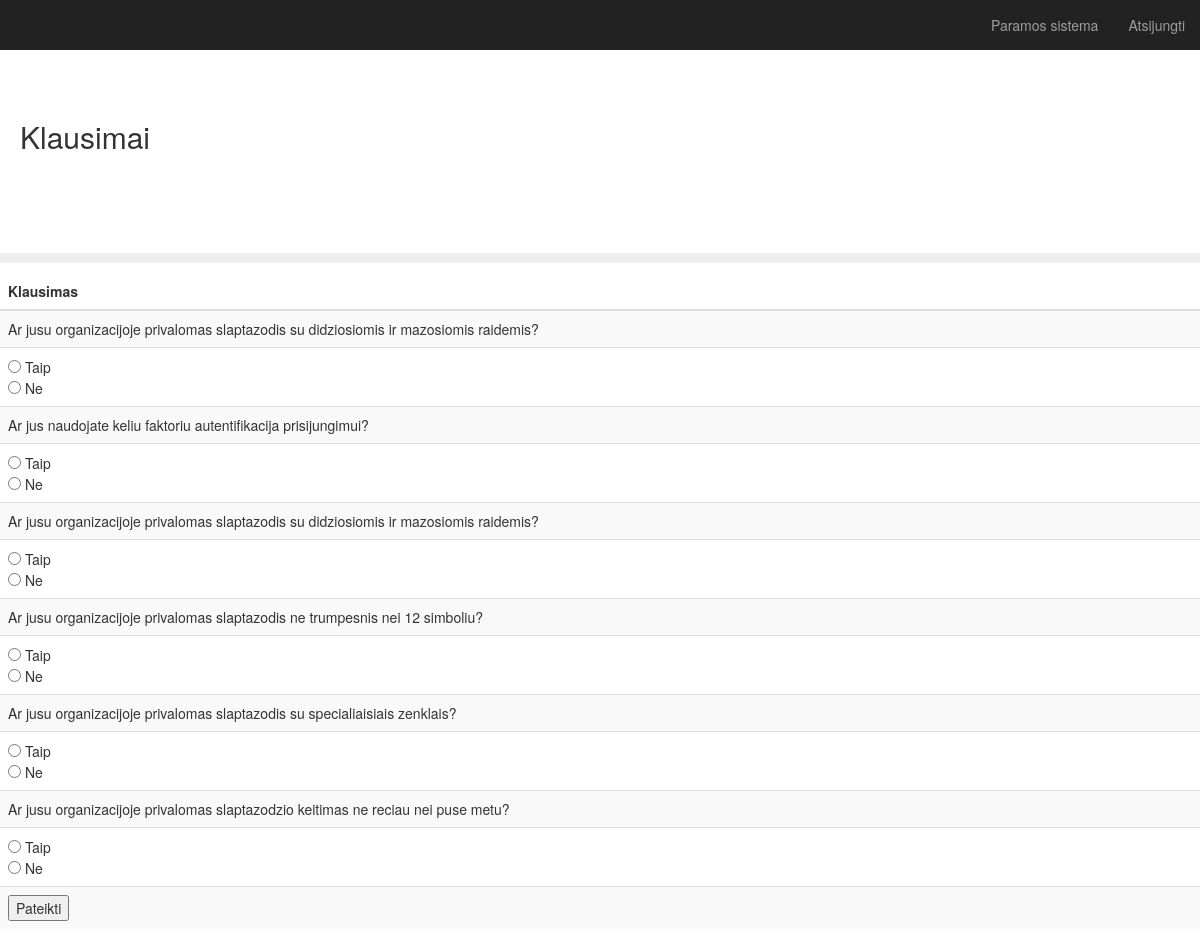
/survey, run on an earlier commit of the app's database.
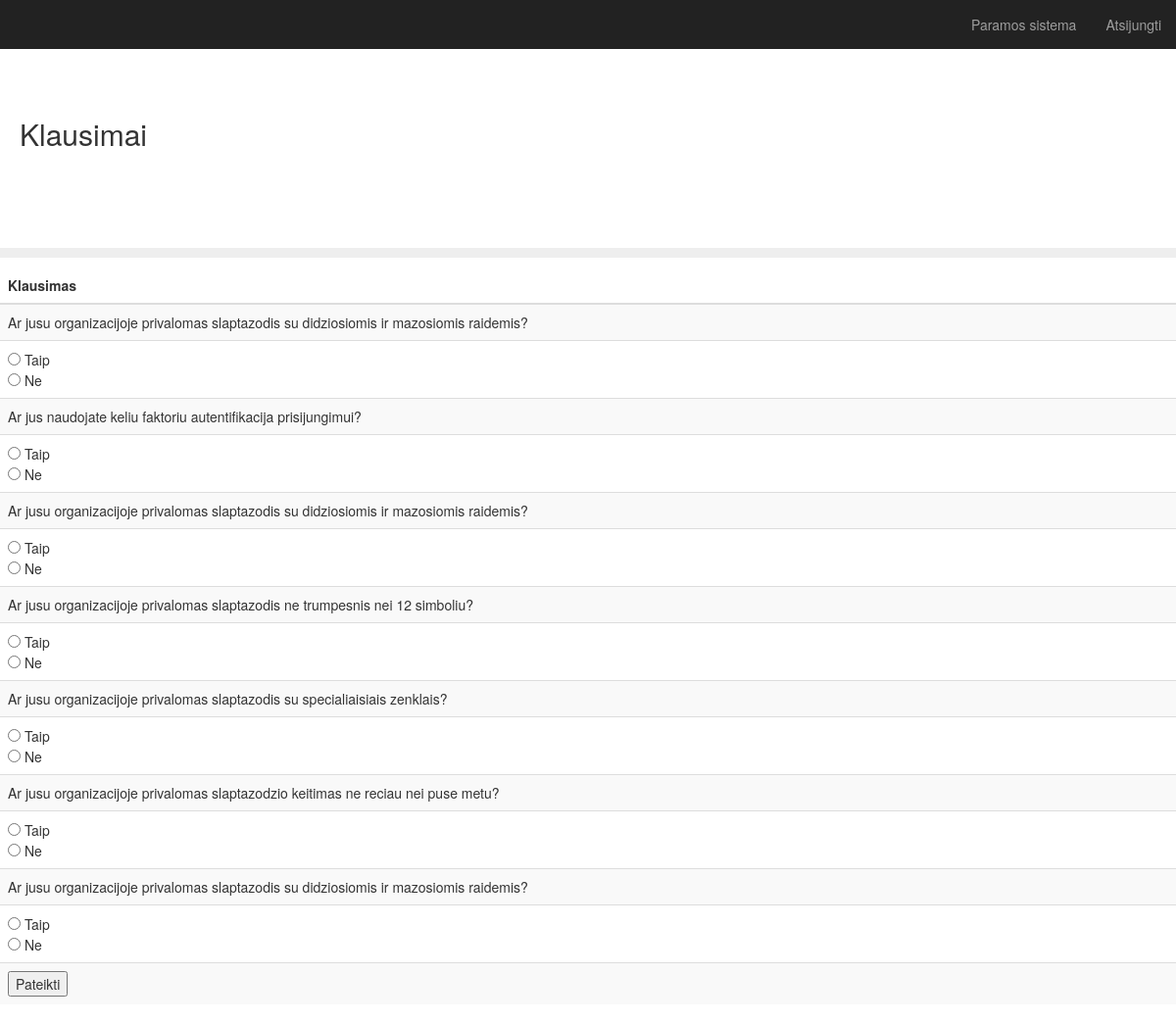
And on a later commit of the database.
### app.py (models this page shows)
class Question(db.Model):
    id = db.Column(db.Integer, primary_key=True)
    question = db.Column(db.String(200), nullable=False)
    impact = db.Column(db.Integer, nullable=False)
    likelihood = db.Column(db.Integer, nullable=False)
    category = db.Column(db.String(30), nullable=False)
    date_created = db.Column(db.DateTime, default=datetime.utcnow)

### app.py (the view)
@app.route('/survey', methods=['POST', 'GET'])
def survey():
    if request.method == 'POST':
        sum = 0
        total = 0
        for key, value in request.form.items():
            if value == "yes" :
                row = Question.query.get_or_404(key)
                sum = sum + row.likelihood
            row = Question.query.get_or_404(key)
            total = total + row.likelihood
        print(total)
        return redirect(url_for('.results', sum=sum))
    else:
        rows = Question.query.filter(Question.category=="Slaptažodziai")
        return render_template('survey.html', rows=rows)

### templates/survey.html (shortened to what this page needs)
{% extends "bootstrap/base.html" %}
{% block styles %}
{{super()}}
<link rel="stylesheet" href="{{url_for('.static', filename='main.css')}}">
{% endblock %}
{% block content %}
    <nav class="navbar navbar-inverse navbar-fixed-top">
      <div class="container-fluid">
        <div id="navbar" class="navbar-collapse collapse">
          <ul class="nav navbar-nav navbar-right">
            <li><a href="{{ url_for('survey') }}">Paramos sistema</a></li>
            <li><a href="{{ url_for('logout') }}">Atsijungti</a></li>
          </ul>
        </div>
      </div>
    </nav>
  <h2 class="sub-header">Klausimai</h2>
          <div class="table-responsive">
            <table class="table table-striped">
              <thead>
                <tr>
                  <th>Klausimas</th>
                </tr>
              </thead>
              <tbody>
                <div class="form">
                <form action="/survey" method="POST">
                {% for row in rows %}
                <tr>
                    <td>{{ row.question }}</td>
                    <tr>
                    <td><input type="radio" id="true" name = "{{ row.id }}" value = "yes"> Taip <br>
                      <input type="radio" id="false" name = "{{ row.id }}" value = "no"> Ne </td>
                    </tr>
                </tr>
                {% endfor %}
            <td><input type="submit" value="Pateikti"></td>
          </form>
        </div>
              </tbody>
{% endblock %}

What changed in the data, as far as the page shows it:
added Question: question "Ar jusu organizacijoje privalomas slaptazodis su didziosiomis ir mazosiomis raidemis?"
